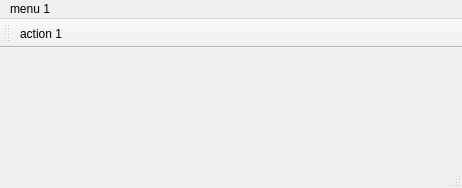
<?xml version="1.0" encoding="UTF-8"?>
<ui version="4.0">
 <class>MainWindow</class>
 <widget class="QMainWindow" name="MainWindow">
  <property name="geometry">
   <rect>
    <x>0</x>
    <y>0</y>
    <width>462</width>
    <height>188</height>
   </rect>
  </property>
  <property name="windowTitle">
   <string>MainWindow</string>
  </property>
  <property name="unifiedTitleAndToolBarOnMac">
   <bool>false</bool>
  </property>
  <widget class="QWidget" name="centralwidget"/>
  <widget class="QMenuBar" name="menubar">
   <property name="geometry">
    <rect>
     <x>0</x>
     <y>0</y>
     <width>462</width>
     <height>21</height>
    </rect>
   </property>
   <widget class="QMenu" name="menuMenu_1">
    <property name="title">
     <string>menu 1</string>
    </property>
    <addaction name="actionAction1"/>
   </widget>
   <addaction name="menuMenu_1"/>
  </widget>
  <widget class="QStatusBar" name="statusbar"/>
  <widget class="QToolBar" name="toolBar">
   <property name="windowTitle">
    <string>toolBar</string>
   </property>
   <attribute name="toolBarArea">
    <enum>TopToolBarArea</enum>
   </attribute>
   <attribute name="toolBarBreak">
    <bool>false</bool>
   </attribute>
   <addaction name="actionAction1"/>
  </widget>
  <action name="actionAction1">
   <property name="checkable">
    <bool>true</bool>
   </property>
   <property name="icon">
    <iconset resource="../../ScriptCommunicator.qrc">
     <normaloff>:/images/clear.png</normaloff>:/images/clear.png</iconset>
   </property>
   <property name="text">
    <string>action 1</string>
   </property>
   <property name="toolTip">
    <string>action 1</string>
   </property>
  </action>
 </widget>
 <resources>
  <include location="../../ScriptCommunicator.qrc"/>
 </resources>
 <connections/>
</ui>
